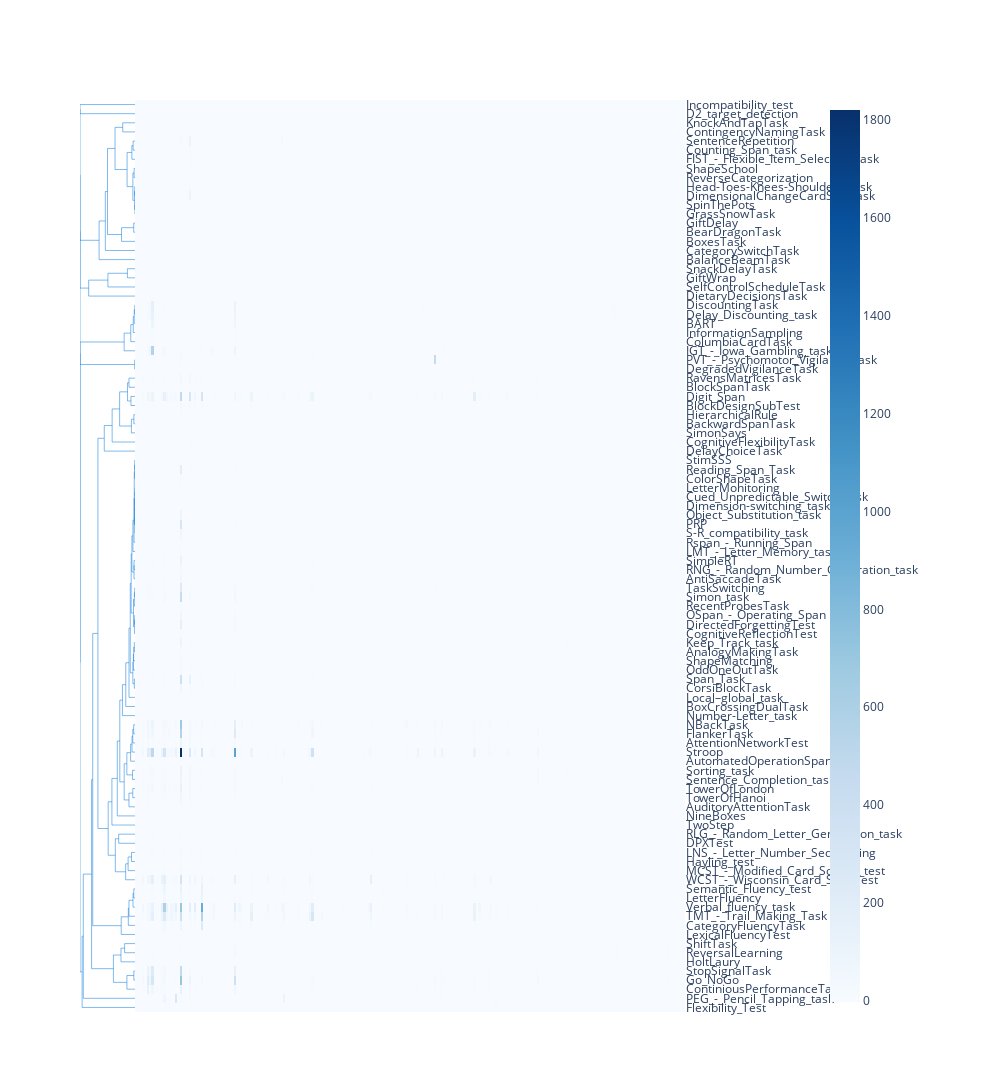

The notebook cell saved with this chart:
### Code cell
import dash_bio as dashbio

H_tasks = H.query('index.get_level_values("category") == "CognitiveTask"')

dashbio.Clustergram(
  data=H_tasks.values + .000001,
  column_labels=H_tasks.columns.to_list(),
  row_labels=H_tasks.index.get_level_values("label").to_list(),
  cluster='row',
  height=1500,
  width=1000,
  display_ratio=[0.1, 0.5],
  color_map='Blues',
  hidden_labels=['col'],
  row_dist='cosine',
  col_dist='cosine',
  standardize='col'
)

### Figure 1 — Plotly figure (JSON) as saved in the notebook; plotly's stock layout.template omitted (floating-point values rounded to 4 significant figures; data arrays with more than 128 entries replaced by an {"elided": "..."} marker saying what was removed)
{"data": [{"hoverinfo": "x+name", "line": {"width": 0.5}, "marker": {"color": "rgb(0,116,217)"}, "mode": "lines", "name": "Row Cluster 0", "type": "scatter", "x": [0, -0.02167, -0.02167, 0], "xaxis": "x4", "y": [35, 35, 45, 45], "yaxis": "y4"}, {"hoverinfo": "x+name", "line": {"width": 0.5}, "marker": {"color": "rgb(0,116,217)"}, "mode": "lines", "name": "Row Cluster 1", "type": "scatter", "x": [0, -1.0, -1.0, 0], "xaxis": "x4", "y": [985, 985, 995, 995], "yaxis": "y4"}, {"hoverinfo": "x+name", "line": {"width": 0.5}, "marker": {"color": "rgb(0,116,217)"}, "mode": "lines", "name": "Row Cluster 2", "type": "scatter", "x": [0, -0.2234, -0.2234, 0], "xaxis": "x4", "y": [965, 965, 975, 975], "yaxis": "y4"}, {"hoverinfo": "x+name", "line": {"width": 0.5}, "marker": {"color": "rgb(0,116,217)"}, "mode": "lines", "name": "Row Cluster 3", "type": "scatter", "x": [0, -0.03396, -0.03396, 0], "xaxis": "x4", "y": [945, 945, 955, 955], "yaxis": "y4"}, {"hoverinfo": "x+name", "line": {"width": 0.5}, "marker": {"color": "rgb(0,116,217)"}, "mode": "lines", "name": "Row Cluster 4", "type": "scatter", "x": [0, -0.05662, -0.05662, -0.03396], "xaxis": "x4", "y": [935, 935, 950, 950], "yaxis": "y4"}, {"hoverinfo": "x+name", "line": {"width": 0.5}, "marker": {"color": "rgb(0,116,217)"}, "mode": "lines", "name": "Row Cluster 5", "type": "scatter", "x": [-0.1438, -0.3628, -0.3628, -0.2234], "xaxis": "x4", "y": [923.8, 923.8, 970, 970], "yaxis": "y4"}, {"hoverinfo": "x+name", "line": {"width": 0.5}, "marker": {"color": "rgb(0,116,217)"}, "mode": "lines", "name": "Row Cluster 6", "type": "scatter", "x": [0, -0.01671, -0.01671, 0], "xaxis": "x4", "y": [915, 915, 925, 925], "yaxis": "y4"}, {"hoverinfo": "x+name", "line": {"width": 0.5}, "marker": {"color": "rgb(0,116,217)"}, "mode": "lines", "name": "Row Cluster 7", "type": "scatter", "x": [-0.03881, -0.1438, -0.1438, -0.05662], "xaxis": "x4", "y": [905, 905, 942.5, 942.5], "yaxis": "y4"}, {"hoverinfo": "x+name", "line": {"width": 0.5}, "marker": {"color": "rgb(0,116,217)"}, "mode": "lines", "name": "Row Cluster 8", "type": "scatter", "x": [0, -0.004589, -0.004589, 0], "xaxis": "x4", "y": [895, 895, 905, 905], "yaxis": "y4"}, {"hoverinfo": "x+name", "line": {"width": 0.5}, "marker": {"color": "rgb(0,116,217)"}, "mode": "lines", "name": "Row Cluster 9", "type": "scatter", "x": [-0.008368, -0.03881, -0.03881, -0.01671], "xaxis": "x4", "y": [890, 890, 920, 920], "yaxis": "y4"}, {"hoverinfo": "x+name", "line": {"width": 0.5}, "marker": {"color": "rgb(0,116,217)"}, "mode": "lines", "name": "Row Cluster 10", "type": "scatter", "x": [-2.913e-11, -0.008368, -0.008368, -0.004589], "xaxis": "x4", "y": [880, 880, 900, 900], "yaxis": "y4"}, {"hoverinfo": "x+name", "line": {"width": 0.5}, "marker": {"color": "rgb(0,116,217)"}, "mode": "lines", "name": "Row Cluster 11", "type": "scatter", "x": [0, -2.913e-11, -2.913e-11, 0], "xaxis": "x4", "y": [875, 875, 885, 885], "yaxis": "y4"}, {"hoverinfo": "x+name", "line": {"width": 0.5}, "marker": {"color": "rgb(0,116,217)"}, "mode": "lines", "name": "Row Cluster 12", "type": "scatter", "x": [0, -0.02358, -0.02358, 0], "xaxis": "x4", "y": [855, 855, 865, 865], "yaxis": "y4"}, {"hoverinfo": "x+name", "line": {"width": 0.5}, "marker": {"color": "rgb(0,116,217)"}, "mode": "lines", "name": "Row Cluster 13", "type": "scatter", "x": [-0.245, -0.5, -0.5, -0.3628], "xaxis": "x4", "y": [852.5, 852.5, 946.9, 946.9], "yaxis": "y4"}, {"hoverinfo": "x+name", "line": {"width": 0.5}, "marker": {"color": "rgb(0,116,217)"}, "mode": "lines", "name": "Row Cluster 14", "type": "scatter", "x": [-0.6527, -1.0, -1.0, -1.0], "xaxis": "x4", "y": [846.2, 846.2, 990, 990], "yaxis": "y4"}, {"hoverinfo": "x+name", "line": {"width": 0.5}, "marker": {"color": "rgb(0,116,217)"}, "mode": "lines", "name": "Row Cluster 15", "type": "scatter", "x": [0, -0.245, -0.245, -0.02358], "xaxis": "x4", "y": [845, 845, 860, 860], "yaxis": "y4"}, {"hoverinfo": "x+name", "line": {"width": 0.5}, "marker": {"color": "rgb(0,116,217)"}, "mode": "lines", "name": "Row Cluster 16", "type": "scatter", "x": [0, -0.5394, -0.5394, -0.5], "xaxis": "x4", "y": [835, 835, 899.7, 899.7], "yaxis": "y4"}, {"hoverinfo": "x+name", "line": {"width": 0.5}, "marker": {"color": "rgb(0,116,217)"}, "mode": "lines", "name": "Row Cluster 17", "type": "scatter", "x": [0, -0.6527, -0.6527, -0.5394], "xaxis": "x4", "y": [825, 825, 867.3, 867.3], "yaxis": "y4"}, {"hoverinfo": "x+name", "line": {"width": 0.5}, "marker": {"color": "rgb(0,116,217)"}, "mode": "lines", "name": "Row Cluster 18", "type": "scatter", "x": [0, -0.1383, -0.1383, 0], "xaxis": "x4", "y": [805, 805, 815, 815], "yaxis": "y4"}, {"hoverinfo": "x+name", "line": {"width": 0.5}, "marker": {"color": "rgb(0,116,217)"}, "mode": "lines", "name": "Row Cluster 19", "type": "scatter", "x": [0, -0.4927, -0.4927, -0.1383], "xaxis": "x4", "y": [795, 795, 810, 810], "yaxis": "y4"}, {"hoverinfo": "x+name", "line": {"width": 0.5}, "marker": {"color": "rgb(0,116,217)"}, "mode": "lines", "name": "Row Cluster 20", "type": "scatter", "x": [-0.8421, -1.0, -1.0, -1.0], "xaxis": "x4", "y": [793.8, 793.8, 918.1, 918.1], "yaxis": "y4"}, {"hoverinfo": "x+name", "line": {"width": 0.5}, "marker": {"color": "rgb(0,116,217)"}, "mode": "lines", "name": "Row Cluster 21", "type": "scatter", "x": [0, -0.8421, -0.8421, -0.4927], "xaxis": "x4", "y": [785, 785, 802.5, 802.5], "yaxis": "y4"}, {"hoverinfo": "x+name", "line": {"width": 0.5}, "marker": {"color": "rgb(0,116,217)"}, "mode": "lines", "name": "Row Cluster 22", "type": "scatter", "x": [0, -0.004845, -0.004845, 0], "xaxis": "x4", "y": [765, 765, 775, 775], "yaxis": "y4"}, {"hoverinfo": "x+name", "line": {"width": 0.5}, "marker": {"color": "rgb(0,116,217)"}, "mode": "lines", "name": "Row Cluster 23", "type": "scatter", "x": [0, -0.01446, -0.01446, -0.004845], "xaxis": "x4", "y": [755, 755, 770, 770], "yaxis": "y4"}, {"hoverinfo": "x+name", "line": {"width": 0.5}, "marker": {"color": "rgb(0,116,217)"}, "mode": "lines", "name": "Row Cluster 24", "type": "scatter", "x": [0, -0.03203, -0.03203, -0.01446], "xaxis": "x4", "y": [745, 745, 762.5, 762.5], "yaxis": "y4"}, {"hoverinfo": "x+name", "line": {"width": 0.5}, "marker": {"color": "rgb(0,116,217)"}, "mode": "lines", "name": "Row Cluster 25", "type": "scatter", "x": [0, -0.07674, -0.07674, -0.03203], "xaxis": "x4", "y": [735, 735, 753.8, 753.8], "yaxis": "y4"}, {"hoverinfo": "x+name", "line": {"width": 0.5}, "marker": {"color": "rgb(0,116,217)"}, "mode": "lines", "name": "Row Cluster 26", "type": "scatter", "x": [0, -0.1974, -0.1974, -0.07674], "xaxis": "x4", "y": [725, 725, 744.4, 744.4], "yaxis": "y4"}, {"hoverinfo": "x+name", "line": {"width": 0.5}, "marker": {"color": "rgb(0,116,217)"}, "mode": "lines", "name": "Row Cluster 27", "type": "scatter", "x": [-0.005724, -1.0, -1.0, -0.1974], "xaxis": "x4", "y": [710, 710, 734.7, 734.7], "yaxis": "y4"}, {"hoverinfo": "x+name", "line": {"width": 0.5}, "marker": {"color": "rgb(0,116,217)"}, "mode": "lines", "name": "Row Cluster 28", "type": "scatter", "x": [0, -0.005724, -0.005724, 0], "xaxis": "x4", "y": [705, 705, 715, 715], "yaxis": "y4"}, {"hoverinfo": "x+name", "line": {"width": 0.5}, "marker": {"color": "rgb(0,116,217)"}, "mode": "lines", "name": "Row Cluster 29", "type": "scatter", "x": [0, -0.1097, -0.1097, 0], "xaxis": "x4", "y": [685, 685, 695, 695], "yaxis": "y4"}, {"hoverinfo": "x+name", "line": {"width": 0.5}, "marker": {"color": "rgb(0,116,217)"}, "mode": "lines", "name": "Row Cluster 30", "type": "scatter", "x": [-0.07398, -0.137, -0.137, -0.1097], "xaxis": "x4", "y": [670, 670, 690, 690], "yaxis": "y4"}, {"hoverinfo": "x+name", "line": {"width": 0.5}, "marker": {"color": "rgb(0,116,217)"}, "mode": "lines", "name": "Row Cluster 31", "type": "scatter", "x": [0, -0.07398, -0.07398, 0], "xaxis": "x4", "y": [665, 665, 675, 675], "yaxis": "y4"}, {"hoverinfo": "x+name", "line": {"width": 0.5}, "marker": {"color": "rgb(0,116,217)"}, "mode": "lines", "name": "Row Cluster 32", "type": "scatter", "x": [0, -0.0208, -0.0208, 0], "xaxis": "x4", "y": [645, 645, 655, 655], "yaxis": "y4"}, {"hoverinfo": "x+name", "line": {"width": 0.5}, "marker": {"color": "rgb(0,116,217)"}, "mode": "lines", "name": "Row Cluster 33", "type": "scatter", "x": [-0.0658, -0.2794, -0.2794, -0.137], "xaxis": "x4", "y": [642.5, 642.5, 680, 680], "yaxis": "y4"}, {"hoverinfo": "x+name", "line": {"width": 0.5}, "marker": {"color": "rgb(0,116,217)"}, "mode": "lines", "name": "Row Cluster 34", "type": "scatter", "x": [0, -0.0658, -0.0658, -0.0208], "xaxis": "x4", "y": [635, 635, 650, 650], "yaxis": "y4"}, {"hoverinfo": "x+name", "line": {"width": 0.5}, "marker": {"color": "rgb(0,116,217)"}, "mode": "lines", "name": "Row Cluster 35", "type": "scatter", "x": [0, -0.4155, -0.4155, -0.2794], "xaxis": "x4", "y": [625, 625, 661.2, 661.2], "yaxis": "y4"}, {"hoverinfo": "x+name", "line": {"width": 0.5}, "marker": {"color": "rgb(0,116,217)"}, "mode": "lines", "name": "Row Cluster 36", "type": "scatter", "x": [0, -0.5586, -0.5586, -0.4155], "xaxis": "x4", "y": [615, 615, 643.1, 643.1], "yaxis": "y4"}, {"hoverinfo": "x+name", "line": {"width": 0.5}, "marker": {"color": "rgb(0,116,217)"}, "mode": "lines", "name": "Row Cluster 37", "type": "scatter", "x": [0, -0.005181, -0.005181, 0], "xaxis": "x4", "y": [595, 595, 605, 605], "yaxis": "y4"}, {"hoverinfo": "x+name", "line": {"width": 0.5}, "marker": {"color": "rgb(0,116,217)"}, "mode": "lines", "name": "Row Cluster 38", "type": "scatter", "x": [0, -0.007047, -0.007047, -0.005181], "xaxis": "x4", "y": [585, 585, 600, 600], "yaxis": "y4"}, {"hoverinfo": "x+name", "line": {"width": 0.5}, "marker": {"color": "rgb(0,116,217)"}, "mode": "lines", "name": "Row Cluster 39", "type": "scatter", "x": [0, -1.144e-12, -1.144e-12, 0], "xaxis": "x4", "y": [565, 565, 575, 575], "yaxis": "y4"}, {"hoverinfo": "x+name", "line": {"width": 0.5}, "marker": {"color": "rgb(0,116,217)"}, "mode": "lines", "name": "Row Cluster 40", "type": "scatter", "x": [0, -9.437e-11, -9.437e-11, -1.144e-12], "xaxis": "x4", "y": [555, 555, 570, 570], "yaxis": "y4"}, {"hoverinfo": "x+name", "line": {"width": 0.5}, "marker": {"color": "rgb(0,116,217)"}, "mode": "lines", "name": "Row Cluster 41", "type": "scatter", "x": [0, -0.0002382, -0.0002382, -9.437e-11], "xaxis": "x4", "y": [545, 545, 562.5, 562.5], "yaxis": "y4"}, {"hoverinfo": "x+name", "line": {"width": 0.5}, "marker": {"color": "rgb(0,116,217)"}, "mode": "lines", "name": "Row Cluster 42", "type": "scatter", "x": [0, -0.0008408, -0.0008408, -0.0002382], "xaxis": "x4", "y": [535, 535, 553.8, 553.8], "yaxis": "y4"}, {"hoverinfo": "x+name", "line": {"width": 0.5}, "marker": {"color": "rgb(0,116,217)"}, "mode": "lines", "name": "Row Cluster 43", "type": "scatter", "x": [-0.001833, -0.01384, -0.01384, -0.007047], "xaxis": "x4", "y": [534.7, 534.7, 592.5, 592.5], "yaxis": "y4"}, {"hoverinfo": "x+name", "line": {"width": 0.5}, "marker": {"color": "rgb(0,116,217)"}, "mode": "lines", "name": "Row Cluster 44", "type": "scatter", "x": [0, -0.001833, -0.001833, -0.0008408], "xaxis": "x4", "y": [525, 525, 544.4, 544.4], "yaxis": "y4"}, {"hoverinfo": "x+name", "line": {"width": 0.5}, "marker": {"color": "rgb(0,116,217)"}, "mode": "lines", "name": "Row Cluster 45", "type": "scatter", "x": [0, -0.01766, -0.01766, -0.01384], "xaxis": "x4", "y": [515, 515, 563.6, 563.6], "yaxis": "y4"}, {"hoverinfo": "x+name", "line": {"width": 0.5}, "marker": {"color": "rgb(0,116,217)"}, "mode": "lines", "name": "Row Cluster 46", "type": "scatter", "x": [0, -0.03783, -0.03783, -0.01766], "xaxis": "x4", "y": [505, 505, 539.3, 539.3], "yaxis": "y4"}, {"hoverinfo": "x+name", "line": {"width": 0.5}, "marker": {"color": "rgb(0,116,217)"}, "mode": "lines", "name": "Row Cluster 47", "type": "scatter", "x": [0, -0.01793, -0.01793, 0], "xaxis": "x4", "y": [485, 485, 495, 495], "yaxis": "y4"}, {"hoverinfo": "x+name", "line": {"width": 0.5}, "marker": {"color": "rgb(0,116,217)"}, "mode": "lines", "name": "Row Cluster 48", "type": "scatter", "x": [-0.01865, -0.05624, -0.05624, -0.03783], "xaxis": "x4", "y": [482.5, 482.5, 522.1, 522.1], "yaxis": "y4"}, {"hoverinfo": "x+name", "line": {"width": 0.5}, "marker": {"color": "rgb(0,116,217)"}, "mode": "lines", "name": "Row Cluster 49", "type": "scatter", "x": [0, -0.01865, -0.01865, -0.01793], "xaxis": "x4", "y": [475, 475, 490, 490], "yaxis": "y4"}, {"hoverinfo": "x+name", "line": {"width": 0.5}, "marker": {"color": "rgb(0,116,217)"}, "mode": "lines", "name": "Row Cluster 50", "type": "scatter", "x": [0, -0.004979, -0.004979, 0], "xaxis": "x4", "y": [455, 455, 465, 465], "yaxis": "y4"}, {"hoverinfo": "x+name", "line": {"width": 0.5}, "marker": {"color": "rgb(0,116,217)"}, "mode": "lines", "name": "Row Cluster 51", "type": "scatter", "x": [0, -0.01247, -0.01247, -0.004979], "xaxis": "x4", "y": [445, 445, 460, 460], "yaxis": "y4"}, {"hoverinfo": "x+name", "line": {"width": 0.5}, "marker": {"color": "rgb(0,116,217)"}, "mode": "lines", "name": "Row Cluster 52", "type": "scatter", "x": [-0.02694, -0.06975, -0.06975, -0.05624], "xaxis": "x4", "y": [437.5, 437.5, 502.3, 502.3], "yaxis": "y4"}, {"hoverinfo": "x+name", "line": {"width": 0.5}, "marker": {"color": "rgb(0,116,217)"}, "mode": "lines", "name": "Row Cluster 53", "type": "scatter", "x": [0, -0.005266, -0.005266, 0], "xaxis": "x4", "y": [425, 425, 435, 435], "yaxis": "y4"}, {"hoverinfo": "x+name", "line": {"width": 0.5}, "marker": {"color": "rgb(0,116,217)"}, "mode": "lines", "name": "Row Cluster 54", "type": "scatter", "x": [-0.01056, -0.02694, -0.02694, -0.01247], "xaxis": "x4", "y": [422.5, 422.5, 452.5, 452.5], "yaxis": "y4"}, {"hoverinfo": "x+name", "line": {"width": 0.5}, "marker": {"color": "rgb(0,116,217)"}, "mode": "lines", "name": "Row Cluster 55", "type": "scatter", "x": [0, -0.01056, -0.01056, -0.005266], "xaxis": "x4", "y": [415, 415, 430, 430], "yaxis": "y4"}, {"hoverinfo": "x+name", "line": {"width": 0.5}, "marker": {"color": "rgb(0,116,217)"}, "mode": "lines", "name": "Row Cluster 56", "type": "scatter", "x": [0, -0.01232, -0.01232, 0], "xaxis": "x4", "y": [395, 395, 405, 405], "yaxis": "y4"}, {"hoverinfo": "x+name", "line": {"width": 0.5}, "marker": {"color": "rgb(0,116,217)"}, "mode": "lines", "name": "Row Cluster 57", "type": "scatter", "x": [0, -0.0243, -0.0243, -0.01232], "xaxis": "x4", "y": [385, 385, 400, 400], "yaxis": "y4"}, {"hoverinfo": "x+name", "line": {"width": 0.5}, "marker": {"color": "rgb(0,116,217)"}, "mode": "lines", "name": "Row Cluster 58", "type": "scatter", "x": [-1.0, -1.0, -1.0, -1.0], "xaxis": "x4", "y": [383.2, 383.2, 855.9, 855.9], "yaxis": "y4"}, {"hoverinfo": "x+name", "line": {"width": 0.5}, "marker": {"color": "rgb(0,116,217)"}, "mode": "lines", "name": "Row Cluster 59", "type": "scatter", "x": [0, -0.02987, -0.02987, -0.0243], "xaxis": "x4", "y": [375, 375, 392.5, 392.5], "yaxis": "y4"}, {"hoverinfo": "x+name", "line": {"width": 0.5}, "marker": {"color": "rgb(0,116,217)"}, "mode": "lines", "name": "Row Cluster 60", "type": "scatter", "x": [-0.03865, -0.08596, -0.08596, -0.06975], "xaxis": "x4", "y": [371.9, 371.9, 469.9, 469.9], "yaxis": "y4"}, {"hoverinfo": "x+name", "line": {"width": 0.5}, "marker": {"color": "rgb(0,116,217)"}, "mode": "lines", "name": "Row Cluster 61", "type": "scatter", "x": [-0.01239, -0.03865, -0.03865, -0.02987], "xaxis": "x4", "y": [360, 360, 383.8, 383.8], "yaxis": "y4"}, {"hoverinfo": "x+name", "line": {"width": 0.5}, "marker": {"color": "rgb(0,116,217)"}, "mode": "lines", "name": "Row Cluster 62", "type": "scatter", "x": [0, -0.01239, -0.01239, 0], "xaxis": "x4", "y": [355, 355, 365, 365], "yaxis": "y4"}, {"hoverinfo": "x+name", "line": {"width": 0.5}, "marker": {"color": "rgb(0,116,217)"}, "mode": "lines", "name": "Row Cluster 63", "type": "scatter", "x": [0, -0.1091, -0.1091, -0.08596], "xaxis": "x4", "y": [345, 345, 420.9, 420.9], "yaxis": "y4"}, {"hoverinfo": "x+name", "line": {"width": 0.5}, "marker": {"color": "rgb(0,116,217)"}, "mode": "lines", "name": "Row Cluster 64", "type": "scatter", "x": [0, -0.1679, -0.1679, -0.1091], "xaxis": "x4", "y": [335, 335, 382.9, 382.9], "yaxis": "y4"}, {"hoverinfo": "x+name", "line": {"width": 0.5}, "marker": {"color": "rgb(0,116,217)"}, "mode": "lines", "name": "Row Cluster 65", "type": "scatter", "x": [0, -0.2284, -0.2284, -0.1679], "xaxis": "x4", "y": [325, 325, 359.0, 359.0], "yaxis": "y4"}, {"hoverinfo": "x+name", "line": {"width": 0.5}, "marker": {"color": "rgb(0,116,217)"}, "mode": "lines", "name": "Row Cluster 66", "type": "scatter", "x": [0, -0.02395, -0.02395, 0], "xaxis": "x4", "y": [305, 305, 315, 315], "yaxis": "y4"}, {"hoverinfo": "x+name", "line": {"width": 0.5}, "marker": {"color": "rgb(0,116,217)"}, "mode": "lines", "name": "Row Cluster 67", "type": "scatter", "x": [0, -0.04038, -0.04038, -0.02395], "xaxis": "x4", "y": [295, 295, 310, 310], "yaxis": "y4"}, {"hoverinfo": "x+name", "line": {"width": 0.5}, "marker": {"color": "rgb(0,116,217)"}, "mode": "lines", "name": "Row Cluster 68", "type": "scatter", "x": [0, -0.05424, -0.05424, -0.04038], "xaxis": "x4", "y": [285, 285, 302.5, 302.5], "yaxis": "y4"}, {"hoverinfo": "x+name", "line": {"width": 0.5}, "marker": {"color": "rgb(0,116,217)"}, "mode": "lines", "name": "Row Cluster 69", "type": "scatter", "x": [0, -0.07946, -0.07946, -0.05424], "xaxis": "x4", "y": [275, 275, 293.8, 293.8], "yaxis": "y4"}, {"hoverinfo": "x+name", "line": {"width": 0.5}, "marker": {"color": "rgb(0,116,217)"}, "mode": "lines", "name": "Row Cluster 70", "type": "scatter", "x": [-0.04464, -0.1482, -0.1482, -0.07946], "xaxis": "x4", "y": [260, 260, 284.4, 284.4], "yaxis": "y4"}, {"hoverinfo": "x+name", "line": {"width": 0.5}, "marker": {"color": "rgb(0,116,217)"}, "mode": "lines", "name": "Row Cluster 71", "type": "scatter", "x": [0, -0.04464, -0.04464, 0], "xaxis": "x4", "y": [255, 255, 265, 265], "yaxis": "y4"}, {"hoverinfo": "x+name", "line": {"width": 0.5}, "marker": {"color": "rgb(0,116,217)"}, "mode": "lines", "name": "Row Cluster 72", "type": "scatter", "x": [-0.1968, -0.2765, -0.2765, -0.2284], "xaxis": "x4", "y": [252.3, 252.3, 342.0, 342.0], "yaxis": "y4"}, {"hoverinfo": "x+name", "line": {"width": 0.5}, "marker": {"color": "rgb(0,116,217)"}, "mode": "lines", "name": "Row Cluster 73", "type": "scatter", "x": [0, -0.04055, -0.04055, 0], "xaxis": "x4", "y": [235, 235, 245, 245], "yaxis": "y4"}, {"hoverinfo": "x+name", "line": {"width": 0.5}, "marker": {"color": "rgb(0,116,217)"}, "mode": "lines", "name": "Row Cluster 74", "type": "scatter", "x": [-0.1099, -0.1968, -0.1968, -0.1482], "xaxis": "x4", "y": [232.5, 232.5, 272.2, 272.2], "yaxis": "y4"}, {"hoverinfo": "x+name", "line": {"width": 0.5}, "marker": {"color": "rgb(0,116,217)"}, "mode": "lines", "name": "Row Cluster 75", "type": "scatter", "x": [0, -0.1099, -0.1099, -0.04055], "xaxis": "x4", "y": [225, 225, 240, 240], "yaxis": "y4"}, {"hoverinfo": "x+name", "line": {"width": 0.5}, "marker": {"color": "rgb(0,116,217)"}, "mode": "lines", "name": "Row Cluster 76", "type": "scatter", "x": [0, -0.3222, -0.3222, -0.2765], "xaxis": "x4", "y": [215, 215, 297.2, 297.2], "yaxis": "y4"}, {"hoverinfo": "x+name", "line": {"width": 0.5}, "marker": {"color": "rgb(0,116,217)"}, "mode": "lines", "name": "Row Cluster 77", "type": "scatter", "x": [0, -0.42, -0.42, -0.3222], "xaxis": "x4", "y": [205, 205, 256.1, 256.1], "yaxis": "y4"}, {"hoverinfo": "x+name", "line": {"width": 0.5}, "marker": {"color": "rgb(0,116,217)"}, "mode": "lines", "name": "Row Cluster 78", "type": "scatter", "x": [-0.4875, -0.6741, -0.6741, -0.5586], "xaxis": "x4", "y": [201.2, 201.2, 629.1, 629.1], "yaxis": "y4"}, {"hoverinfo": "x+name", "line": {"width": 0.5}, "marker": {"color": "rgb(0,116,217)"}, "mode": "lines", "name": "Row Cluster 79", "type": "scatter", "x": [0, -0.2968, -0.2968, 0], "xaxis": "x4", "y": [185, 185, 195, 195], "yaxis": "y4"}, {"hoverinfo": "x+name", "line": {"width": 0.5}, "marker": {"color": "rgb(0,116,217)"}, "mode": "lines", "name": "Row Cluster 80", "type": "scatter", "x": [-0.3577, -0.4875, -0.4875, -0.42], "xaxis": "x4", "y": [171.9, 171.9, 230.5, 230.5], "yaxis": "y4"}, {"hoverinfo": "x+name", "line": {"width": 0.5}, "marker": {"color": "rgb(0,116,217)"}, "mode": "lines", "name": "Row Cluster 81", "type": "scatter", "x": [0, -0.06398, -0.06398, 0], "xaxis": "x4", "y": [165, 165, 175, 175], "yaxis": "y4"}, {"hoverinfo": "x+name", "line": {"width": 0.5}, "marker": {"color": "rgb(0,116,217)"}, "mode": "lines", "name": "Row Cluster 82", "type": "scatter", "x": [0, -0.1253, -0.1253, -0.06398], "xaxis": "x4", "y": [155, 155, 170, 170], "yaxis": "y4"}, {"hoverinfo": "x+name", "line": {"width": 0.5}, "marker": {"color": "rgb(0,116,217)"}, "mode": "lines", "name": "Row Cluster 83", "type": "scatter", "x": [-0.1698, -0.3577, -0.3577, -0.2968], "xaxis": "x4", "y": [153.8, 153.8, 190, 190], "yaxis": "y4"}, {"hoverinfo": "x+name", "line": {"width": 0.5}, "marker": {"color": "rgb(0,116,217)"}, "mode": "lines", "name": "Row Cluster 84", "type": "scatter", "x": [0, -0.1698, -0.1698, -0.1253], "xaxis": "x4", "y": [145, 145, 162.5, 162.5], "yaxis": "y4"}, {"hoverinfo": "x+name", "line": {"width": 0.5}, "marker": {"color": "rgb(0,116,217)"}, "mode": "lines", "name": "Row Cluster 85", "type": "scatter", "x": [0, -0.02233, -0.02233, 0], "xaxis": "x4", "y": [125, 125, 135, 135], "yaxis": "y4"}, {"hoverinfo": "x+name", "line": {"width": 0.5}, "marker": {"color": "rgb(0,116,217)"}, "mode": "lines", "name": "Row Cluster 86", "type": "scatter", "x": [0, -0.03637, -0.03637, -0.02233], "xaxis": "x4", "y": [115, 115, 130, 130], "yaxis": "y4"}, {"hoverinfo": "x+name", "line": {"width": 0.5}, "marker": {"color": "rgb(0,116,217)"}, "mode": "lines", "name": "Row Cluster 87", "type": "scatter", "x": [0, -0.1097, -0.1097, -0.03637], "xaxis": "x4", "y": [105, 105, 122.5, 122.5], "yaxis": "y4"}, {"hoverinfo": "x+name", "line": {"width": 0.5}, "marker": {"color": "rgb(0,116,217)"}, "mode": "lines", "name": "Row Cluster 88", "type": "scatter", "x": [0, -0.1216, -0.1216, -0.1097], "xaxis": "x4", "y": [95, 95, 113.8, 113.8], "yaxis": "y4"}, {"hoverinfo": "x+name", "line": {"width": 0.5}, "marker": {"color": "rgb(0,116,217)"}, "mode": "lines", "name": "Row Cluster 89", "type": "scatter", "x": [-0.251, -0.7687, -0.7687, -0.6741], "xaxis": "x4", "y": [94.69, 94.69, 415.1, 415.1], "yaxis": "y4"}, {"hoverinfo": "x+name", "line": {"width": 0.5}, "marker": {"color": "rgb(0,116,217)"}, "mode": "lines", "name": "Row Cluster 90", "type": "scatter", "x": [0, -0.251, -0.251, -0.1216], "xaxis": "x4", "y": [85, 85, 104.4, 104.4], "yaxis": "y4"}, {"hoverinfo": "x+name", "line": {"width": 0.5}, "marker": {"color": "rgb(0,116,217)"}, "mode": "lines", "name": "Row Cluster 91", "type": "scatter", "x": [0, -0.1889, -0.1889, 0], "xaxis": "x4", "y": [65, 65, 75, 75], "yaxis": "y4"}, {"hoverinfo": "x+name", "line": {"width": 0.5}, "marker": {"color": "rgb(0,116,217)"}, "mode": "lines", "name": "Row Cluster 92", "type": "scatter", "x": [0, -0.2554, -0.2554, -0.1889], "xaxis": "x4", "y": [55, 55, 70, 70], "yaxis": "y4"}, {"hoverinfo": "x+name", "line": {"width": 0.5}, "marker": {"color": "rgb(0,116,217)"}, "mode": "lines", "name": "Row Cluster 93", "type": "scatter", "x": [-0.3927, -0.7894, -0.7894, -0.7687], "xaxis": "x4", "y": [47.5, 47.5, 254.9, 254.9], "yaxis": "y4"}, {"hoverinfo": "x+name", "line": {"width": 0.5}, "marker": {"color": "rgb(0,116,217)"}, "mode": "lines", "name": "Row Cluster 94", "type": "scatter", "x": [-0.9615, -1.0, -1.0, -1.0], "xaxis": "x4", "y": [44.05, 44.05, 722.3, 722.3], "yaxis": "y4"}, {"hoverinfo": "x+name", "line": {"width": 0.5}, "marker": {"color": "rgb(0,116,217)"}, "mode": "lines", "name": "Row Cluster 95", "type": "scatter", "x": [-0.1473, -0.3927, -0.3927, -0.2554], "xaxis": "x4", "y": [32.5, 32.5, 62.5, 62.5], "yaxis": "y4"}, {"hoverinfo": "x+name", "line": {"width": 0.5}, "marker": {"color": "rgb(0,116,217)"}, "mode": "lines", "name": "Row Cluster 96", "type": "scatter", "x": [0, -0.1473, -0.1473, -0.02167], "xaxis": "x4", "y": [25, 25, 40, 40], "yaxis": "y4"}, {"hoverinfo": "x+name", "line": {"width": 0.5}, "marker": {"color": "rgb(0,116,217)"}, "mode": "lines", "name": "Row Cluster 97", "type": "scatter", "x": [0, -0.94, -0.94, -0.7894], "xaxis": "x4", "y": [15, 15, 151.2, 151.2], "yaxis": "y4"}, {"hoverinfo": "x+name", "line": {"width": 0.5}, "marker": {"color": "rgb(0,116,217)"}, "mode": "lines", "name": "Row Cluster 98", "type": "scatter", "x": [0, -0.9615, -0.9615, -0.94], "xaxis": "x4", "y": [5, 5, 83.1, 83.1], "yaxis": "y4"}, {"colorbar": {"xpad": 100}, "colorscale": [[0, "rgb(247,251,255)"], [0.125, "rgb(222,235,247)"], [0.25, "rgb(198,219,239)"], [0.375, "rgb(158,202,225)"], [0.5, "rgb(107,174,214)"], [0.625, "rgb(66,146,198)"], [0.75, "rgb(33,113,181)"], [0.875, "rgb(8,81,156)"], [1, "rgb(8,48,107)"]], "type": "heatmap", "x": {"elided": "234 int values"}, "xaxis": "x5", "y": [5, 15, 25, 35, 45, 55, 65, 75, 85, 95, 105, 115, 125, 135, 145, 155, 165, 175, 185, 195, 205, 215, 225, 235, 245, 255, 265, 275, 285, 295, 305, 315, 325, 335, 345, 355, 365, 375, 385, 395, 405, 415, 425, 435, 445, 455, 465, 475, 485, 495, 505, 515, 525, 535, 545, 555, 565, 575, 585, 595, 605, 615, 625, 635, 645, 655, 665, 675, 685, 695, 705, 715, 725, 735, 745, 755, 765, 775, 785, 795, 805, 815, 825, 835, 845, 855, 865, 875, 885, 895, 905, 915, 925, 935, 945, 955, 965, 975, 985, 995], "yaxis": "y5", "z": {"elided": "100x234 float values"}}], "layout": {"height": 1500, "hovermode": "closest", "legend": {"x": 0.7, "y": 0.7}, "paper_bgcolor": "rgba(0,0,0,0)", "plot_bgcolor": "rgba(0,0,0,0)", "showlegend": false, "width": 1000, "xaxis": {"anchor": "y", "domain": [0, 0.95], "fixedrange": false, "mirror": false, "showgrid": false, "showline": false, "showticklabels": false, "type": "linear", "zeroline": false}, "xaxis2": {"anchor": "y4", "domain": [0.08636, 0.95], "fixedrange": false, "mirror": false, "scaleanchor": "x5", "showgrid": false, "showline": false, "showticklabels": false, "type": "linear", "zeroline": false}, "xaxis3": {"anchor": "y3", "domain": [0.75, 1]}, "xaxis4": {"anchor": "y4", "domain": [0, 0.08636], "fixedrange": false, "mirror": false, "showgrid": false, "showline": false, "showticklabels": false, "type": "linear", "zeroline": false}, "xaxis5": {"anchor": "y5", "domain": [0.08636, 0.95], "fixedrange": false, "mirror": false, "range": [0, 2340], "showgrid": false, "showline": false, "showticklabels": false, "side": "bottom", "tickmode": "array", "ticks": "", "ticktext": {"elided": "234 str values"}, "tickvals": {"elided": "234 int values"}, "type": "linear", "zeroline": false}, "xaxis6": {"anchor": "y6", "domain": [0.95, 1], "fixedrange": false, "mirror": false, "range": [-5, 1], "showgrid": false, "showline": false, "showticklabels": false, "type": "linear", "zeroline": false}, "xaxis7": {"anchor": "y7", "domain": [0, 0.25]}, "xaxis8": {"anchor": "y8", "domain": [0.08636, 0.95], "fixedrange": false, "mirror": false, "range": [5, 2335], "scaleanchor": "x5", "scaleratio": 1, "showgrid": false, "showline": false, "showticklabels": false, "type": "linear", "zeroline": false}, "xaxis9": {"anchor": "y9", "domain": [0.75, 1]}, "yaxis": {"anchor": "x", "domain": [1, 1], "fixedrange": false, "mirror": false, "showgrid": false, "showline": false, "showticklabels": false, "type": "linear", "zeroline": false}, "yaxis2": {"anchor": "x2", "domain": [1, 1], "fixedrange": false, "mirror": false, "range": [0, 1], "showgrid": false, "showline": false, "showticklabels": false, "type": "linear", "zeroline": false}, "yaxis3": {"anchor": "x3", "domain": [0.75, 1]}, "yaxis4": {"anchor": "x4", "domain": [0, 1], "fixedrange": false, "mirror": false, "range": [5, 995], "scaleanchor": "y5", "showgrid": false, "showline": false, "showticklabels": false, "type": "linear", "zeroline": false}, "yaxis5": {"anchor": "x5", "domain": [0, 1], "fixedrange": false, "mirror": false, "showgrid": false, "showline": false, "showticklabels": true, "side": "right", "tickmode": "array", "ticktext": ["Flexibility_Test", "PEG_-_Pencil_Tapping_task", "ContiniousPerformanceTask", "Go_NoGo", "StopSignalTask", "HoltLaury", "ReversalLearning", "ShiftTask", "LexicalFluencyTest", "CategoryFluencyTask", "TMT_-_Trail_Making_Task", "Verbal_fluency_task", "LetterFluency", "Semantic_Fluency_test", "WCST_-_Wisconsin_Card_Sort_Test", "MCST_-_Modified_Card_Sorting_test", "Hayling_test", "LNS_-_Letter_Number_Sequencing", "DPXTest", "RLG_-_Random_Letter_Generation_task", "TwoStep", "NineBoxes", "AuditoryAttentionTask", "TowerOfHanoi", "TowerOfLondon", "Sentence_Completion_task", "Sorting_task", "AutomatedOperationSpanTask", "Stroop", "AttentionNetworkTest", "FlankerTask", "NBackTask", "Number-Letter_task", "BoxCrossingDualTask", "Local–global_task", "CorsiBlockTask", "Span_Task", "OddOneOutTask", "ShapeMatching", "AnalogyMakingTask", "Keep_Track_task", "CognitiveReflectionTest", "DirectedForgettingTest", "OSpan_-_Operating_Span", "RecentProbesTask", "Simon_task", "TaskSwitching", "AntiSaccadeTask", "RNG_-_Random_Number_Generation_task", "SimpleRT", "LMT_-_Letter_Memory_task", "Rspan_-_Running_Span", "S-R_compatibility_task", "PRP", "Object_Substitution_task", "Dimension-switching_task", "Cued_Unpredictable_Switch_task", "LetterMonitoring", "ColorShapeTask", "Reading_Span_Task", "StimSSS", "DelayChoiceTask", "CognitiveFlexibilityTask", "SimonSays", "BackwardSpanTask", "HierarchicalRule", "BlockDesignSubTest", "Digit_Span", "BlockSpanTask", "RavensMatricesTask", "DegradedVigilanceTask", "PVT_-_Psychomotor_Vigilance_task", "IGT_-_Iowa_Gambling_task", "ColumbiaCardTask", "InformationSampling", "BART", "Delay_Discounting_task", "DiscountingTask", "DietaryDecisionsTask", "SelfControlScheduleTask", "GiftWrap", "SnackDelayTask", "BalanceBeamTask", "CategorySwitchTask", "BoxesTask", "BearDragonTask", "GiftDelay", "GrassSnowTask", "SpinThePots", "DimensionalChangeCardSortTask", "Head-Toes-Knees-Shoulders_task", "ReverseCategorization", "ShapeSchool", "FIST_-_Flexible_Item_Selection_task", "Counting_Span_task", "SentenceRepetition", "ContingencyNamingTask", "KnockAndTapTask", "D2_target_detection", "Incompatibility_test"], "tickvals": [5, 15, 25, 35, 45, 55, 65, 75, 85, 95, 105, 115, 125, 135, 145, 155, 165, 175, 185, 195, 205, 215, 225, 235, 245, 255, 265, 275, 285, 295, 305, 315, 325, 335, 345, 355, 365, 375, 385, 395, 405, 415, 425, 435, 445, 455, 465, 475, 485, 495, 505, 515, 525, 535, 545, 555, 565, 575, 585, 595, 605, 615, 625, 635, 645, 655, 665, 675, 685, 695, 705, 715, 725, 735, 745, 755, 765, 775, 785, 795, 805, 815, 825, 835, 845, 855, 865, 875, 885, 895, 905, 915, 925, 935, 945, 955, 965, 975, 985, 995], "type": "linear", "zeroline": false}, "yaxis6": {"anchor": "x6", "domain": [0, 0.95], "fixedrange": false, "mirror": false, "range": [5, 995], "scaleanchor": "y5", "scaleratio": 1, "showgrid": false, "showline": false, "showticklabels": false, "type": "linear", "zeroline": false}, "yaxis7": {"anchor": "x7", "domain": [0, 0.25]}, "yaxis8": {"anchor": "x8", "domain": [0.95, 1], "fixedrange": false, "mirror": false, "range": [-0.5, 0.5], "showgrid": false, "showline": false, "showticklabels": false, "type": "linear", "zeroline": false}, "yaxis9": {"anchor": "x9", "domain": [0, 0.25]}}}
